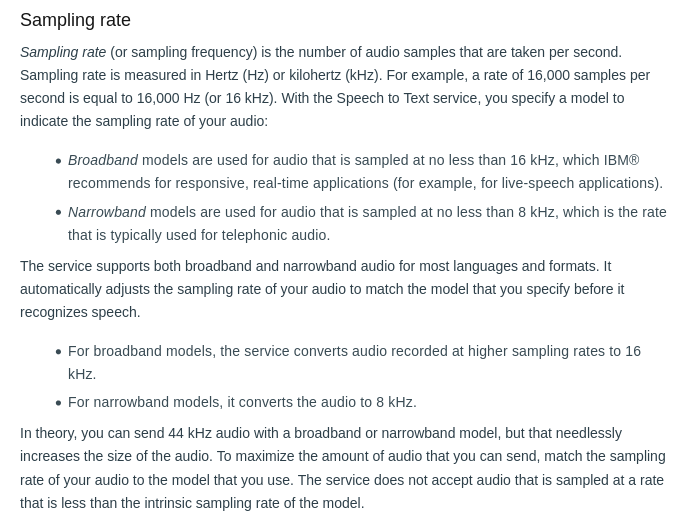
#> input picture Summary/IBM Cloud Docs.png, 689 x 520 px
$ python -i orb_sim.py   (imports and definitions only)
#> lines starting #> are read from the running program, lines starting #| are printed output that depends on the picture; after the words box and inside, x2 and y2 are one past the last pixel; in counts of white or black regions, pixels touching at a corner belong together
#> further down, picture is the input picture: shape (520, 689, 3); mean B, G, R 242.4, 241.7, 240.5
import cv2
from PIL import Image as im
from skimage.metrics import structural_similarity
import os
import numpy as np

# FHD resolution
frameWidth = 1920
frameHeight = 1080

# HD resolution
# frameWidth = 1280
# # frameHeight = 720

# # 480p resolution
# frameWidth = 852
# frameHeight = 480


# Returns only the video name i.e if Video Path is 'Resources/video1.png' then it will return video1 as string
# [11 lines left out: functions only_video_name, length_of_video, not called in this run]


# Gives the percentage of text in any Image, to compare two similar images with same text and to find which has more
def getPercentage(image):
    gray = cv2.cvtColor(image, cv2.COLOR_BGR2GRAY)
    thresh = cv2.adaptiveThreshold(gray, 255, cv2.ADAPTIVE_THRESH_GAUSSIAN_C, cv2.THRESH_BINARY_INV, 11, 3)
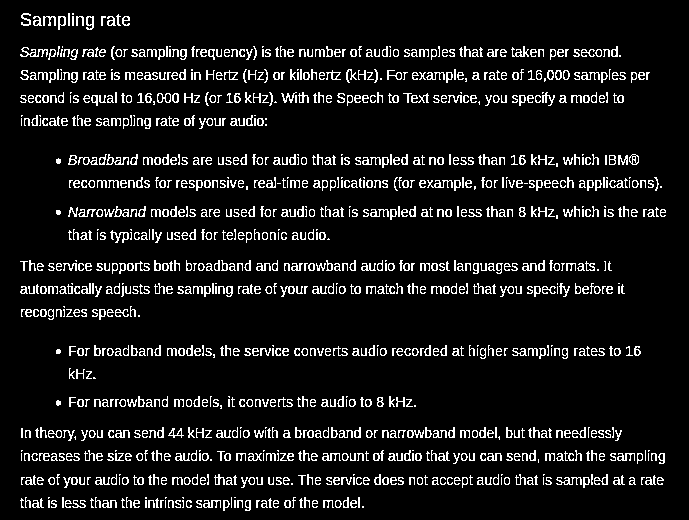
#> thresh: shape (520, 689); 8.9% white in thin lines or dots, all inside (x1, y1, x2, y2) = (20, 13, 666, 511)

    mask = thresh.copy()
    mask = cv2.merge([mask, mask, mask])

    picture_threshold = image.shape[0] * image.shape[1] * .05
#> picture_threshold = 17914
    cnts = cv2.findContours(thresh, cv2.RETR_EXTERNAL, cv2.CHAIN_APPROX_SIMPLE)
#> cnts = 1124 contours, 727 with area under 20; largest, box (x1, y1, x2, y2) and area: (157, 93, 171, 103) 91, (629, 154, 639, 165) 76, (106, 154, 129, 165) 74, (86, 16, 94, 30) 68, (78, 157, 98, 165) 65
    cnts = cnts[0] if len(cnts) == 2 else cnts[1]
    for c in cnts:
        area = cv2.contourArea(c)
        # if area < picture_threshold:
        cv2.drawContours(mask, [c], -1, (0, 0, 0), -1)
#> this loop made 1124 passes
#> area on passes 2, 3, 6: 21.5, 35, 38
#> mask: shape (520, 689, 3); every value is 0

    mask = cv2.cvtColor(mask, cv2.COLOR_BGR2GRAY)
#> mask: shape (520, 689); every value is 0
    result = cv2.bitwise_xor(thresh, mask)

    # cv2.imshow('thresh', thresh)
    cv2.imshow('result', result)
    # cv2.imshow('mask', mask)

    text_pixels = cv2.countNonZero(result)
#> text_pixels = 32005
    percentage = (text_pixels / (image.shape[0] * image.shape[1])) * 100 * 100
#> percentage = 893.3
    # print('Percentage: {:.2f}%'.format(percentage))
    return percentage


# Works well with images of different dimensions, gives the Percentage of similarity between 2 images
# 1 means exact similar and 0 means completely different
# [113 lines left out: functions orb_sim, get_list_of_frames, refine_images, print_save_final_images, not called in this run]


# end_time_list = print_save_final_images()

# [1 line not run here, left out]

>>> import cv2
>>> picture = cv2.imread('../Summary/IBM Cloud Docs.png')
>>> result = getPercentage(picture)
#> result = 893.3
